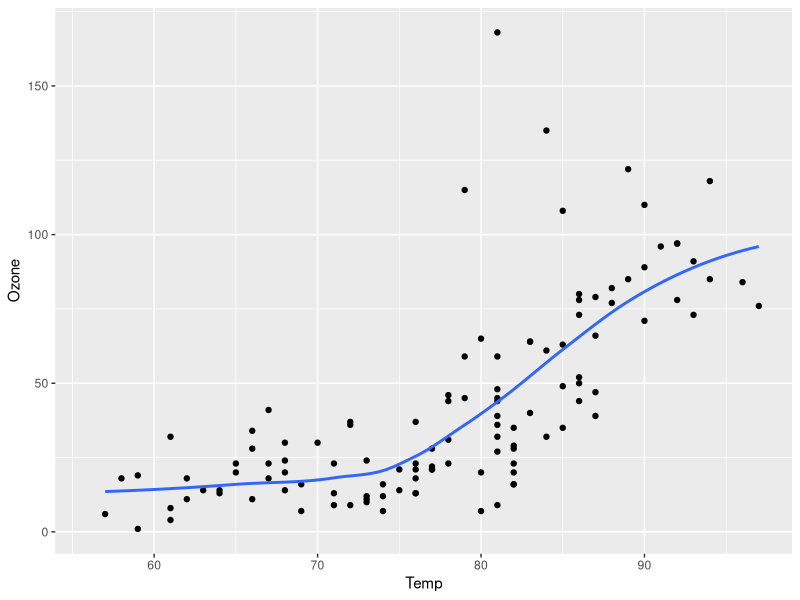

Reproduce this figure in R.
## ---- chunk 1
#| warning: false
#| message: false

library(ggplot2)
ggplot(airquality, aes(Temp, Ozone)) +
        geom_point() +
        geom_smooth(method = "loess", se = FALSE)
